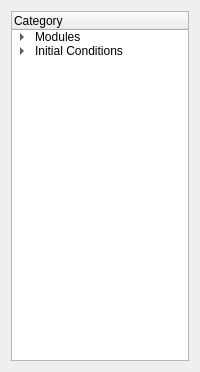
<?xml version="1.0" encoding="UTF-8"?>
<ui version="4.0">
 <class>ModulesToolBox</class>
 <widget class="QWidget" name="ModulesToolBox">
  <property name="geometry">
   <rect>
    <x>0</x>
    <y>0</y>
    <width>200</width>
    <height>372</height>
   </rect>
  </property>
  <property name="minimumSize">
   <size>
    <width>150</width>
    <height>0</height>
   </size>
  </property>
  <property name="maximumSize">
   <size>
    <width>300</width>
    <height>16777215</height>
   </size>
  </property>
  <property name="windowTitle">
   <string>ToolBox</string>
  </property>
  <property name="currentIndex" stdset="0">
   <number>0</number>
  </property>
  <layout class="QVBoxLayout" name="verticalLayout">
   <property name="sizeConstraint">
    <enum>QLayout::SetMinAndMaxSize</enum>
   </property>
   <item>
    <widget class="QTreeWidget" name="treeWidget">
     <property name="minimumSize">
      <size>
       <width>150</width>
       <height>0</height>
      </size>
     </property>
     <property name="maximumSize">
      <size>
       <width>16777215</width>
       <height>16777215</height>
      </size>
     </property>
     <property name="sortingEnabled">
      <bool>false</bool>
     </property>
     <attribute name="headerDefaultSectionSize">
      <number>150</number>
     </attribute>
     <column>
      <property name="text">
       <string>Category</string>
      </property>
     </column>
     <item>
      <property name="text">
       <string>Modules</string>
      </property>
      <item>
       <property name="text">
        <string>Stellar Evolution</string>
       </property>
       <item>
        <property name="text">
         <string>Stellar Evolution Module (Accurate)</string>
        </property>
       </item>
       <item>
        <property name="text">
         <string>Stellar Evolution Module (Fast)</string>
        </property>
       </item>
      </item>
      <item>
       <property name="text">
        <string>Radiative Transfer</string>
       </property>
       <item>
        <property name="text">
         <string>Radiative Transfer Module (Accurate)</string>
        </property>
       </item>
       <item>
        <property name="text">
         <string>Radiative Transfer Module (Fast)</string>
        </property>
       </item>
      </item>
      <item>
       <property name="text">
        <string>Hydrodynamics</string>
       </property>
       <item>
        <property name="text">
         <string>Hydrodynamics Module (Accurate)</string>
        </property>
       </item>
       <item>
        <property name="text">
         <string>Hydrodynamics Module (Fast)</string>
        </property>
       </item>
      </item>
      <item>
       <property name="text">
        <string>Gravitational Dynamics</string>
       </property>
       <item>
        <property name="text">
         <string>Gravitational Dynamics Module (Accurate)</string>
        </property>
       </item>
       <item>
        <property name="text">
         <string>Gravitational Dynamics Module (Fast)</string>
        </property>
       </item>
       <item>
        <property name="text">
         <string>Gravitational Dynamics Module (Tree)</string>
        </property>
       </item>
      </item>
     </item>
     <item>
      <property name="text">
       <string>Initial Conditions</string>
      </property>
      <item>
       <property name="text">
        <string>Initial Condition Model #3</string>
       </property>
      </item>
      <item>
       <property name="text">
        <string>Initial Condition Model #2</string>
       </property>
      </item>
      <item>
       <property name="text">
        <string>Initial Condition Model #1</string>
       </property>
      </item>
     </item>
    </widget>
   </item>
  </layout>
 </widget>
 <resources/>
 <connections/>
</ui>
